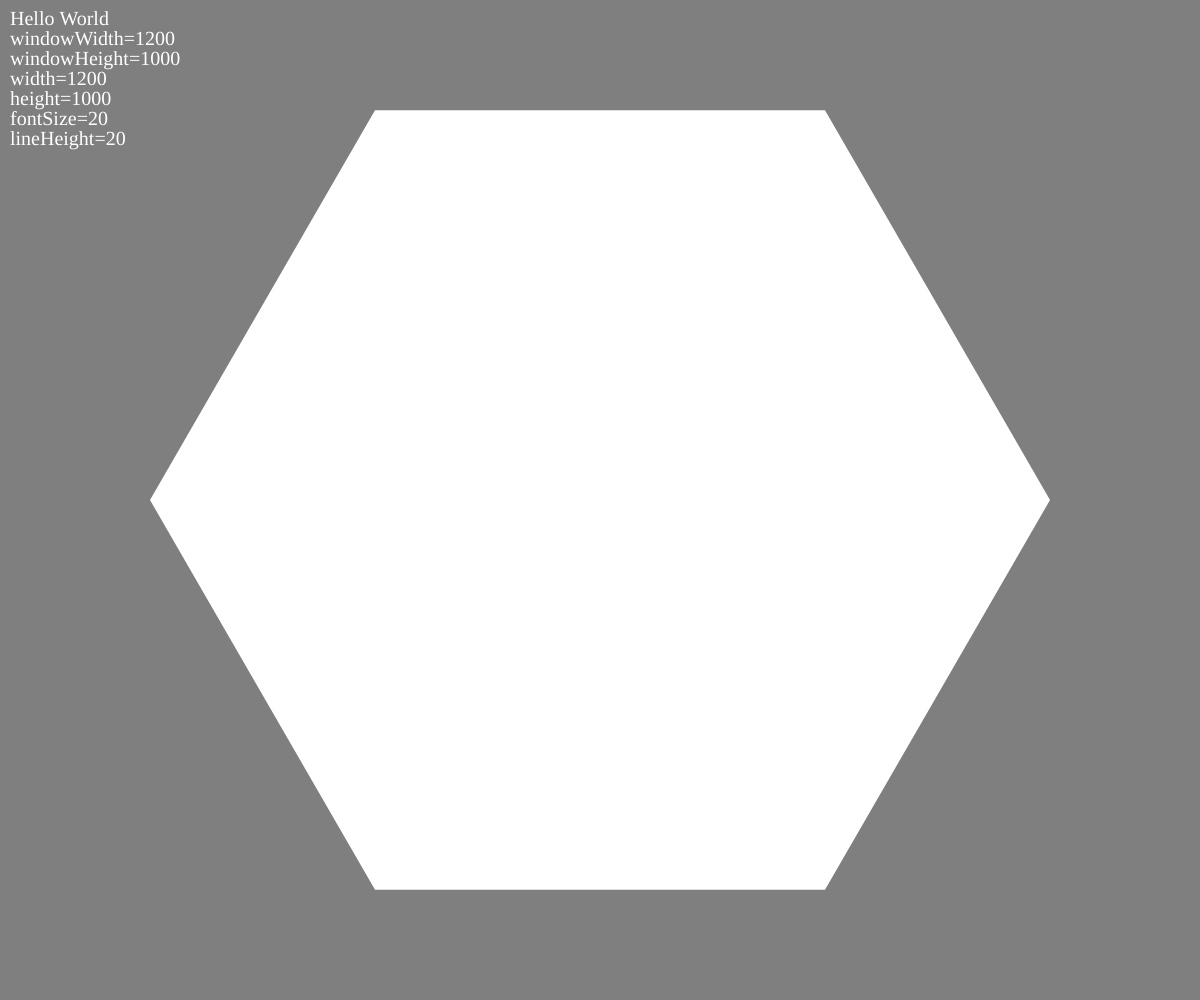
Frame 1 (no input)
Frame 2 (the mouse pressed at the canvas centre, redrawn once): identical to frame 1, image omitted

The p5.js sketch that drew this single still picture (run headless with seeded random() and noise() and a simulated clock; the mouse was pressed at the canvas centre and the sketch redrawn once):

// p5.js sketch
// ── sketch.js
// p5.js processing

function dbgMessage(tx){
  if( height<(dbgMessageY+lineHeight) ){
    dbgMessageY = dbgMessageBaseY;
    dbgMessageX += dbgMessageW;
  }
  text(tx,dbgMessageX,dbgMessageY);
  dbgMessageY += lineHeight;
}

function setup() {
  canvas = createCanvas(windowWidth, windowHeight);
  viewOX = width/2;
  viewOY = height/2;
  viewMin = min(width, height);
  viewMax = max(width, height);
  fontFamily = 'MS PMincho';
  textFont(fontFamily);
  // fontSize = round(textWidth('╋'));
  fontSize = floor(viewMin/48);
  textSize(fontSize); 
  // lineSpace = 2;
  lineHeight = ceil(fontSize);
  dbgMessageW = floor(viewMax/3);
  dbgMessageBaseX = fontSize/2;
  dbgMessageBaseY = lineHeight*1.25;
  frameRate(30); // フレームレート
  backColor = "#7f7f7f";
  smooth(); // アンチエイリアス(図形のエッジを滑らかにする)
  display = true; // false; //
  musCount = 0;
  musMaximum = 4;
  noLoop();
  redraw();
}

function draw() {
  display = false; // true; //
  background(backColor);
  fill("#ffffff"); // 塗りつぶし
  dbgMessageX = dbgMessageBaseX;
  dbgMessageY = dbgMessageBaseY;
  dbgMessage("Hello World");
  dbgMessage("windowWidth="+windowWidth);
  dbgMessage("windowHeight="+windowHeight);
  dbgMessage("width="+width);
  dbgMessage("height="+height);
  dbgMessage("fontSize="+fontSize);
  dbgMessage("lineHeight="+lineHeight);
  size = viewMin*0.9;
  Hexagon(viewOX, viewOY, size, 0, musCount);
}

function mouseClicked(){
  display = true; // false; //
  musCount++;
  musCount = musCount%(musMaximum+1);
  redraw();
}

function Hexagon(ox, oy, size, n, m){
  var i,x,y,sd;
  sd = size/3;
  n++;
  if(n<=m){
    Hexagon(ox, oy, sd, n, m);
    for( i = 0; i<6; i++){
      x = ox+cos(TWO_PI*i/6)*sd;
      y = oy+sin(TWO_PI*i/6)*sd;
      Hexagon(x, y, sd, n, m);
     }
  }else{
    // strokeWeight(0);
    noStroke();
    resetMatrix();
    translate(ox,oy);
    fill("#ffffff"); // 塗りつぶし
    beginShape();
    for( i = 0; i<6; i++){
      x = cos(TWO_PI*i/6)*size/2;
      y = sin(TWO_PI*i/6)*size/2;
      vertex(x, y);
    }
    endShape(CLOSE);
  }
}
